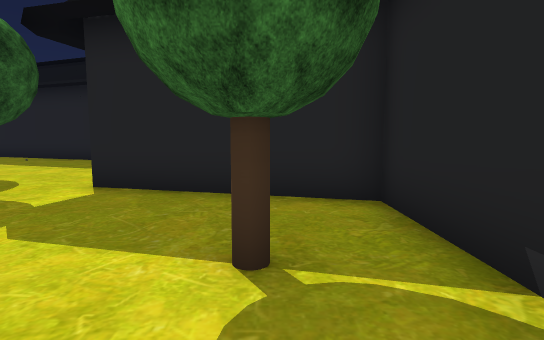
View 1 (above)

19 first-person views from a walk through a scene from a Unity 3-D project. The camera is 1.3 m above the floor, tilts 6° down and sees 80° across. The floor is counted in squares, 1.38 m on a side. Each view is taken from the middle of a square. On the plan, view 1 faces up. The plan holds only what a view shows up to about 12 squares ahead; the rest is blank. The place goes on beyond the plan. Some trees and plants on the terrain are drawn as simple stand-ins. The player is left out. Some surface patterns are stand-ins.

View 2
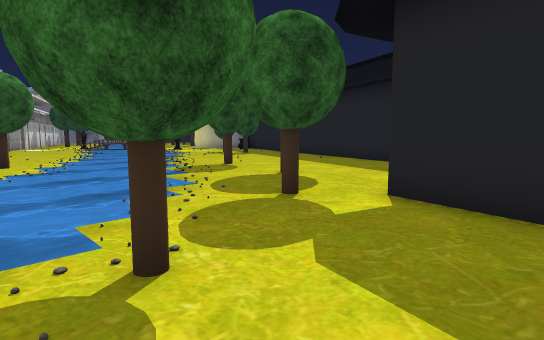

View 3
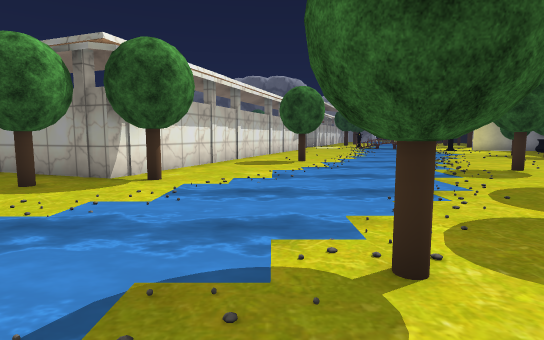

View 4
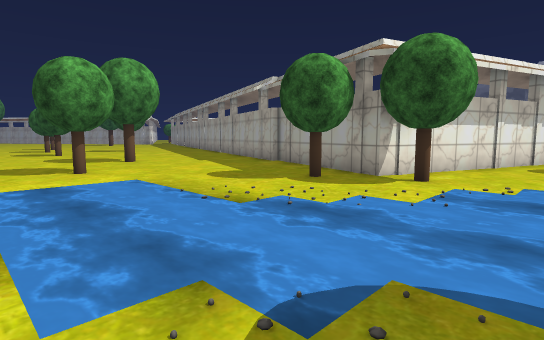

View 5
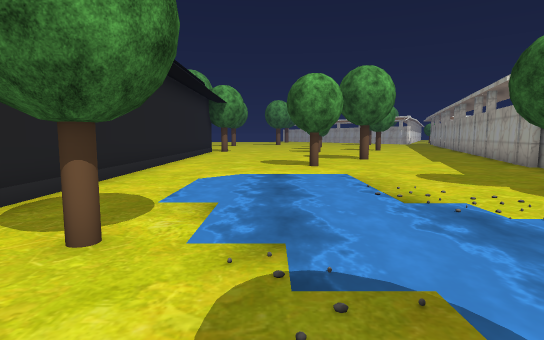

View 6
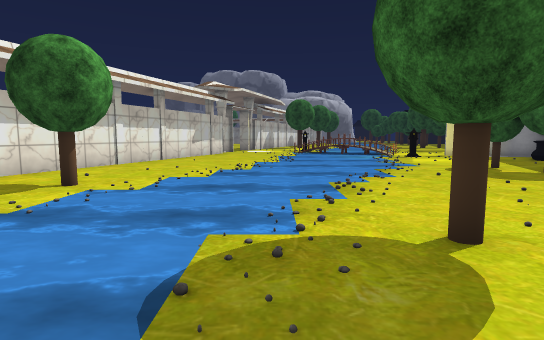

View 7
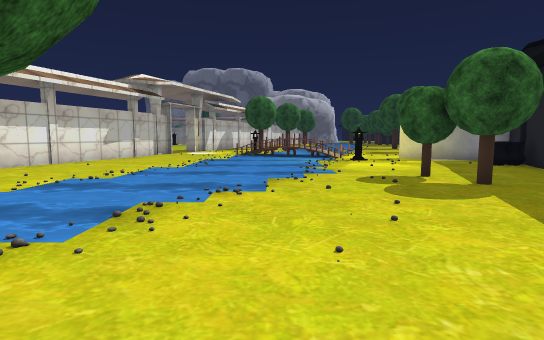

View 8
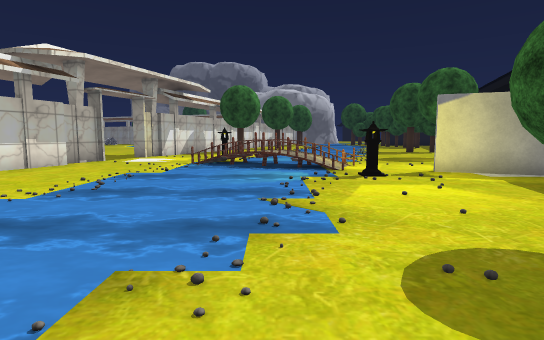

View 9
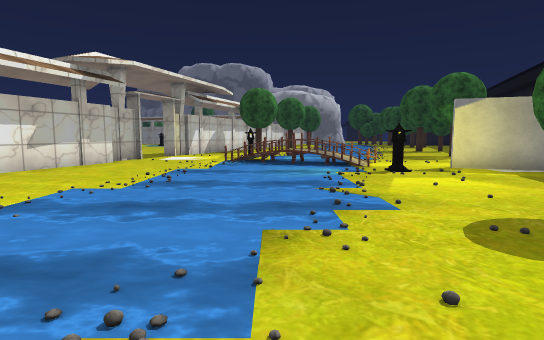

View 10
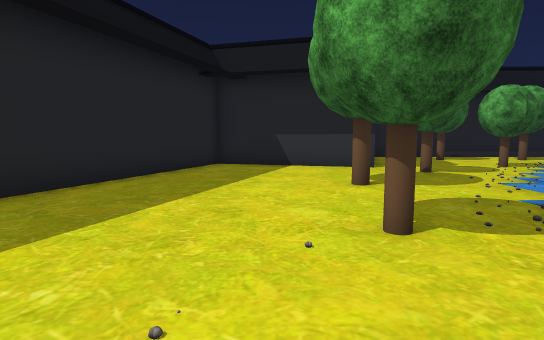

View 11
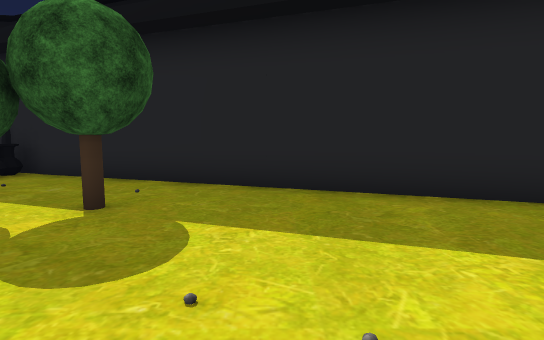

View 12
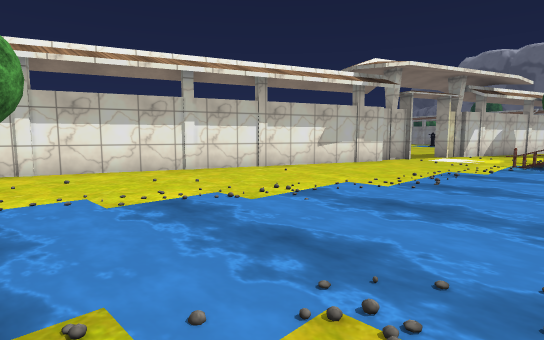

View 13
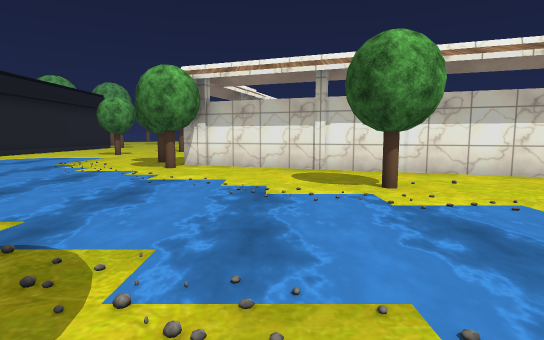

View 14
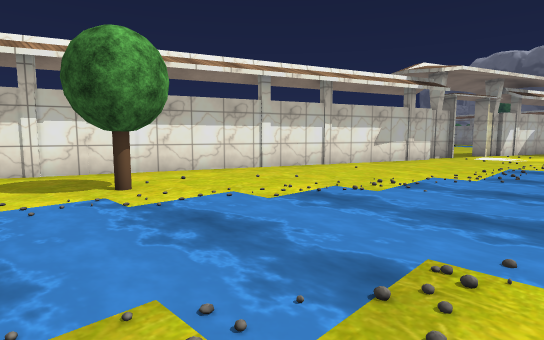

View 15
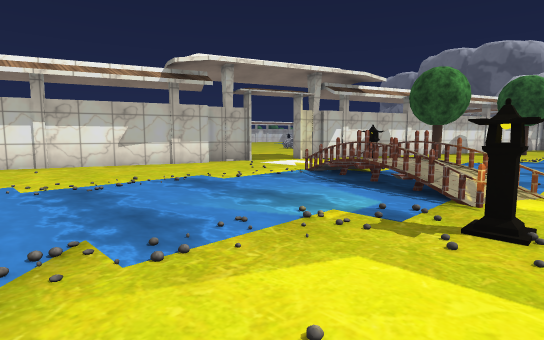

View 16
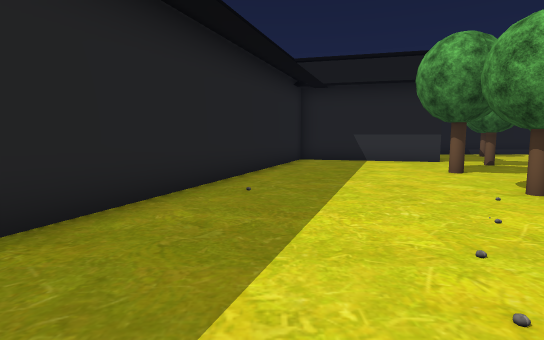

View 17
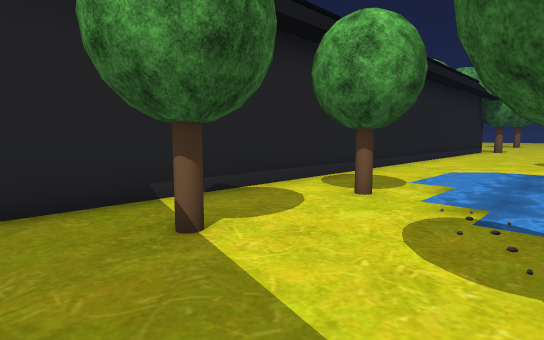

View 18
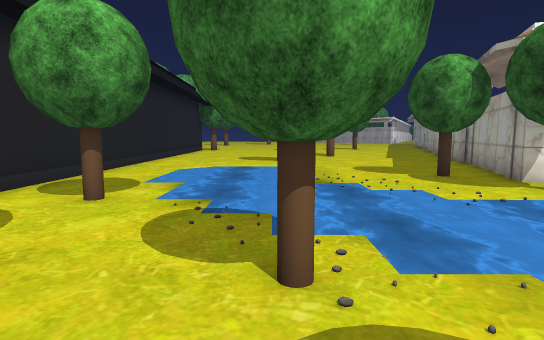

View 19
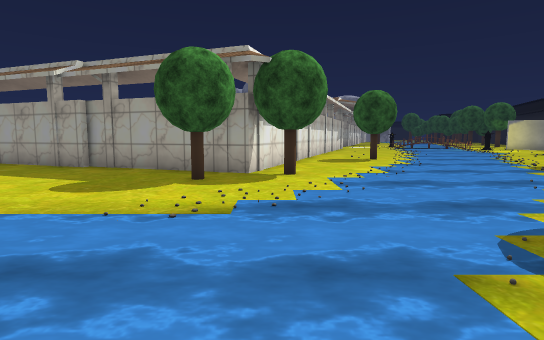

### Floor plan
Key: @ floor where view 1 was taken; # wall or solid block; . main floor; - floor 0.5 m lower than the main floor; : floor 0.75 m higher than the main floor; / step, stairs or slope; = window, fence, low wall or low ledge; ≈ water the walk keeps out of; O other object.
Columns run from 26 left of view 1 to 2 right of it. Each row starts with its distance up from view 1.
 16     #..O..###
 15 ... #...O...####
 14 ...........O...####
 13 ../.OO...OOO......####
 12  -.=OO.OO.O..........###
 11 ≈:/ OO.OOOO..O.........##
 10 ≈:/≈ OOOO.OO.OO.........#
  9 ≈/≈≈≈ ≈ ≈O.OO...O.......#
  8 /.  ≈  ≈≈≈≈OOOO.O.......#
  7 .....O   ≈≈≈≈OOOOO.O...##
  6 ........-  ≈≈≈OOOOO....####
  5 .........OO ≈≈≈≈ O..O.O...###
  4 ............ O ≈≈≈  ........#
  3 ####...........  ≈≈  .O.....#
  2    ####....O.O...  ≈≈OOO..O.#
  1       ####.......   ≈≈OOO...#
  0          ###........  ≈OO.@.#
 -1            ####......  ≈O.O.#
 -2               ####O...-≈≈...#
 -3                  ##.O.O ≈≈..#
 -4                  #.O... ≈≈..#
 -5                  #.....≈≈≈..#
 -6                 ##.....≈≈...#
 -7                 #...........#
 -8                 #......O....#
 -9                 #...........#
-10                ##...........#
-11                #    O.....

Positions as (right, up) in squares from view 1, and headings:
1: (0, 0), facing up
2: (-1, 1), facing up-left
3: (-1, 1), facing left
4: (-1, 1), facing down-left
5: (-2, 2), facing down
6: (-7, 6), facing left
7: (-9, 9), facing left
8: (-14, 10), facing left
9: (-13, 9), facing left
10: (-13, 9), facing right
11: (-13, 9), facing up
12: (-13, 9), facing down-left
13: (-11, 8), facing down
14: (-11, 8), facing down-left
15: (-18, 13), facing down-left
16: (-15, 12), facing right
17: (-3, 4), facing down-right
18: (-3, 4), facing down
19: (0, -2), facing left
